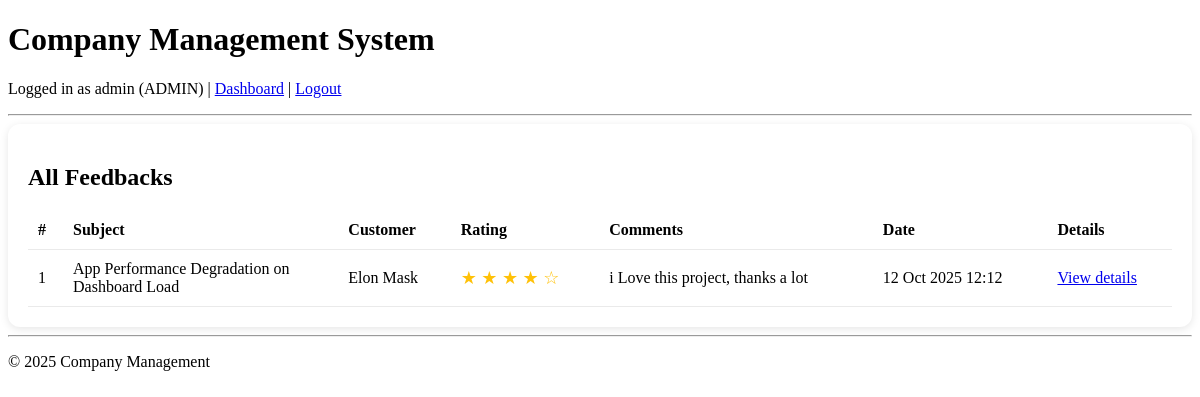
The page /customers/feedbacks/ (signed in) on the database as committed earlier.
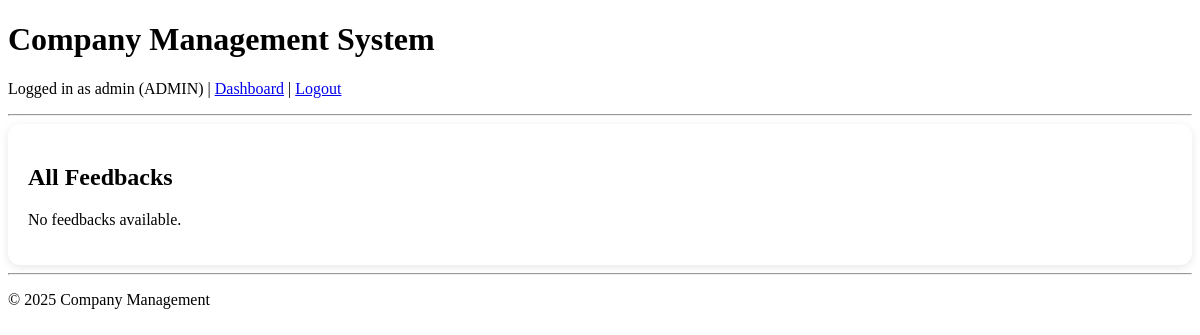
The same page on the database as committed later.
### users/models.py (models this page shows, shortened)
class CustomUser(AbstractUser):
    ROLE_ADMIN = 'ADMIN'
    ROLE_MANAGER = 'MANAGER'
    ROLE_EMPLOYEE = 'EMPLOYEE'
    ROLE_CUSTOMER = 'CUSTOMER'
    ROLE_CHOICES = (
        (ROLE_ADMIN, 'Admin/HR'),
        (ROLE_MANAGER, 'Manager'),
        (ROLE_EMPLOYEE, 'Employee'),
        (ROLE_CUSTOMER,'Customer')
    )
    name=models.CharField(max_length=500,null=False)
    role = models.CharField(max_length=20, choices=ROLE_CHOICES, default=ROLE_EMPLOYEE)
    phone = models.CharField(max_length=15, blank=True, null=True)
    groups = models.ManyToManyField(
        'auth.Group',
        related_name='customuser_set',  # different from auth.User.user_set
        blank=True,
        help_text='The groups this user belongs to.'
    )
    user_permissions = models.ManyToManyField(
        'auth.Permission',
        related_name='customuser_set',  # different from auth.Permission.user_set
        blank=True,
        help_text='Specific permissions for this user.'
    )

### customers/models.py (models this page shows, shortened)
class TicketFeedback(models.Model):
    ticket = models.OneToOneField(Ticket, on_delete=models.CASCADE, related_name='feedback')
    rating = models.IntegerField(choices=[(i, i) for i in range(1, 6)])
    comment = models.TextField(blank=True)
    created_at = models.DateTimeField(auto_now_add=True)

class Ticket(models.Model):
    customer = models.ForeignKey(Customer, on_delete=models.CASCADE, related_name='tickets')
    subject = models.CharField(max_length=200)
    description = models.TextField()
    status = models.CharField(max_length=20, choices=STATUS_CHOICES, default='Pending')
    created_at = models.DateTimeField(auto_now_add=True)
    updated_at = models.DateTimeField(auto_now=True)

class Customer(models.Model):
    user = models.OneToOneField(settings.AUTH_USER_MODEL, on_delete=models.CASCADE)
    phone = models.CharField(max_length=15, blank=True)

### customers/views.py (the view)
# urls.py: path('feedbacks/', views.feedback_list, name='feedback_list'),
@login_required
def feedback_list(request):
    if request.user.role == 'ADMIN':
        feedbacks = TicketFeedback.objects.select_related('ticket').all().order_by('-created_at')
    elif request.user.role == 'MANAGER':
        feedbacks = TicketFeedback.objects.filter(
            ticket__department=request.user.employeeprofile.department
        ).select_related('ticket').order_by('-created_at')
    elif request.user.role == 'CUSTOMER':
        feedbacks = TicketFeedback.objects.filter(
            ticket__customer=request.user.customer
        ).select_related('ticket').order_by('-created_at')
    else:
        feedbacks = TicketFeedback.objects.none()
    return render(request, 'customer/feedback_list.html', {'feedbacks': feedbacks})

### customers/templates/customer/feedback_list.html (shortened to what this page needs)
{% extends 'base.html' %}
{% load static %}
{% block content %}
<div class="feedback-container">
    <h2>All Feedbacks</h2>
    {% if feedbacks %}
        <table class="feedback-table">
            <thead>
                <tr>
                    <th>#</th>
                    <th>Subject</th>
                    <th>Customer</th>
                    <th>Rating</th>
                    <th>Comments</th>
                    <th>Date</th>
                    <th>Details</th>
                </tr>
            </thead>
            <tbody>
                {% for fb in feedbacks %}
                <tr>
                    <td>{{ forloop.counter }}</td>
                    <td style="max-width: 200px;">{{ fb.ticket.subject }}</td>
                    <td>{{ fb.ticket.customer.user.name }}</td>
                    <td>
                        <span class="stars">
                            {% for i in "12345" %}
                                {% if forloop.counter <= fb.rating %}
                                    ★
                                {% else %}
                                    ☆
                                {% endif %}
                            {% endfor %}
                        </span>
                    </td>
                    <td style="max-width: 200px;">{{ fb.comment|default:"—" }}</td>
                    <td>{{ fb.created_at|date:"d M Y H:i" }}</td>
                    <td><a href="{% url 'ticket_detail' fb.ticket.id %}">View details</a></td>
                </tr>
                {% endfor %}
            </tbody>
        </table>
    {% else %}
        <p>No feedbacks available.</p>
    {% endif %}
</div>
{% endblock %}

### tasks/templates/base.html (shortened to what this page needs)
<!DOCTYPE html>
<html lang="en">
<head>
</head>
<body>
    <header>
        <h1>Company Management System</h1>
        {% if user.is_authenticated %}
            <p>Logged in as {{ user.username }} ({{ user.role }}) |
                <a href="{% url 'dashboard' %}">Dashboard</a> |
                <a href="{% url 'logout' %}">Logout</a>
            </p>
        {% else %}
            <a href="{% url 'login' %}">Login</a>
        {% endif %}
        <hr>
    </header>
    <main>
        {% block content %}
        {% endblock %}
    </main>
    <footer>
        <hr>
        <p>&copy; 2025 Company Management</p>
    </footer>
</body>
</html>

### customers/templates/customer/feedback_list.html (style rules this page uses)
.feedback-container { padding: 20px; background: #fff; border-radius: 12px; box-shadow: 0 2px 8px rgba(0,0,0,0.1); }

Rows that differ between the two databases and show on the page:
removed TicketFeedback: ticket.subject "App Performance Degradation on Dashboard Load", ticket.customer.user.name "Elon Mask", rating 4 (drawn), comment "i Love this project, thanks a lot", created_at "12 Oct 2025 12:12"
Other text that changed with them:
text no longer shown: "# Subject Customer Rating Comments Date Details"
text now shown: "No feedbacks available."
